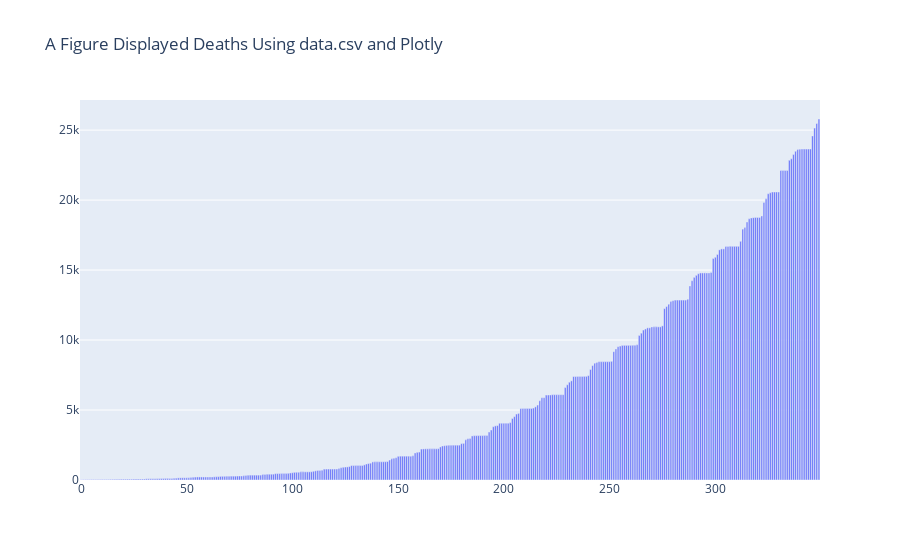

Write notebook code for a chart like this one.
### Code cell
import plotly.graph_objects as go
from plotly.offline import plot, iplot
import plotly.graph_objs as go
import plotly.offline
plotly.offline.init_notebook_mode(connected=True) 
fig = go.Figure(
    data=[go.Bar(y=y)],
    layout_title_text="A Figure Displayed Deaths Using data.csv and Plotly"
)
fig.show()

### Figure 1 — Plotly figure (JSON) as saved in the notebook; plotly's stock layout.template omitted (floating-point values rounded to 4 significant figures; data arrays with more than 128 entries replaced by an {"elided": "..."} marker saying what was removed)
{"data": [{"type": "bar", "y": {"elided": "350 int values"}}], "layout": {"title": {"text": "A Figure Displayed Deaths Using data.csv and Plotly"}}}
